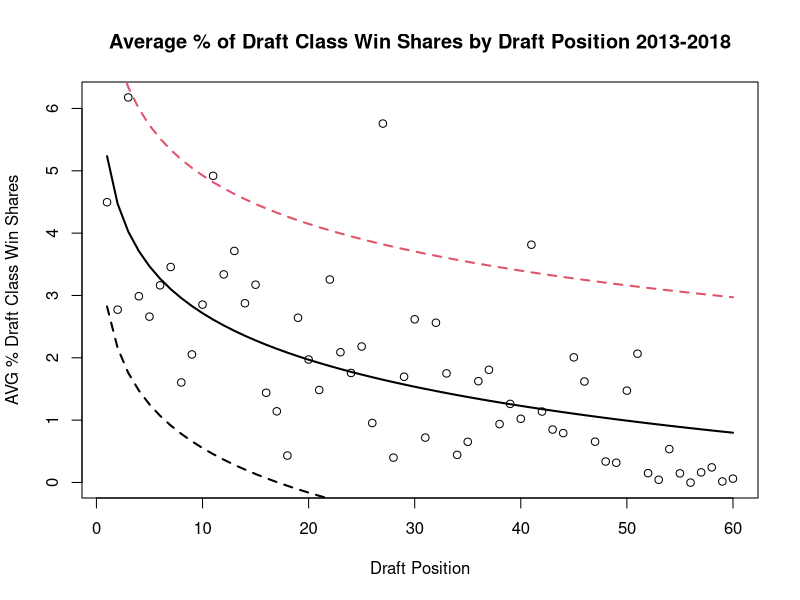
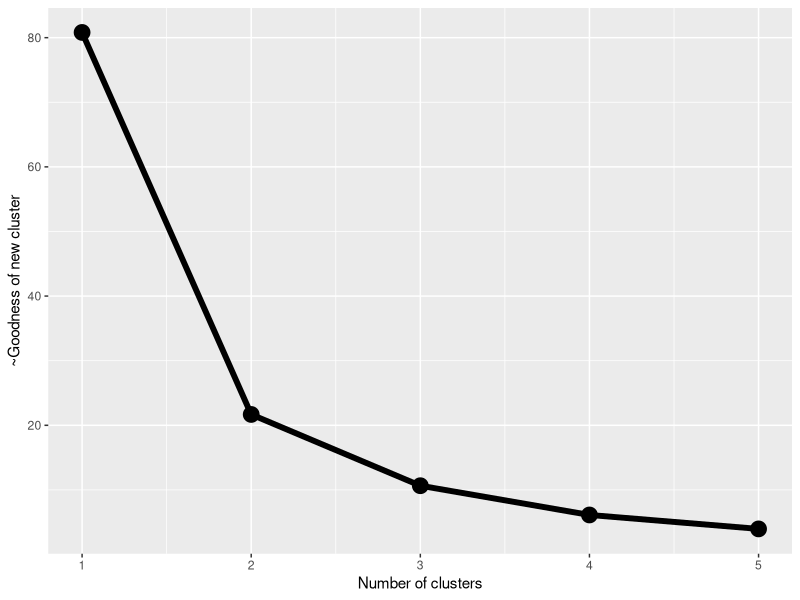
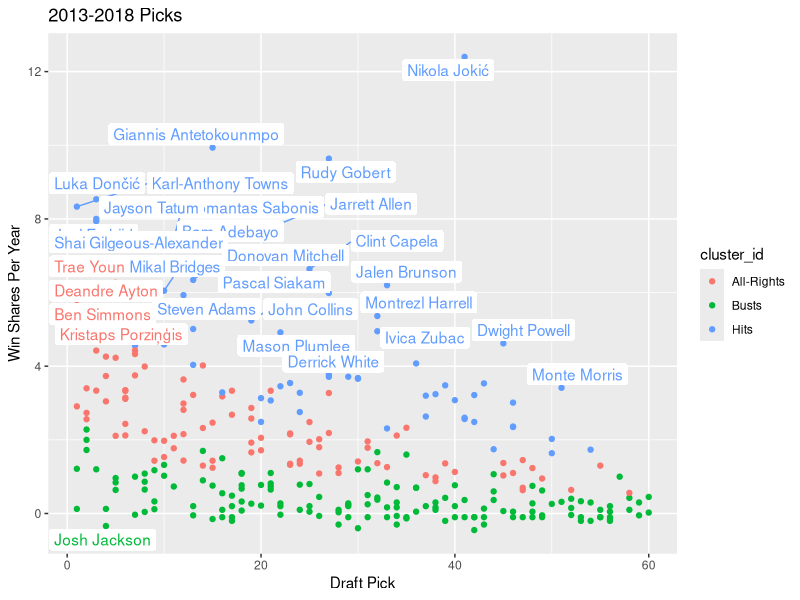
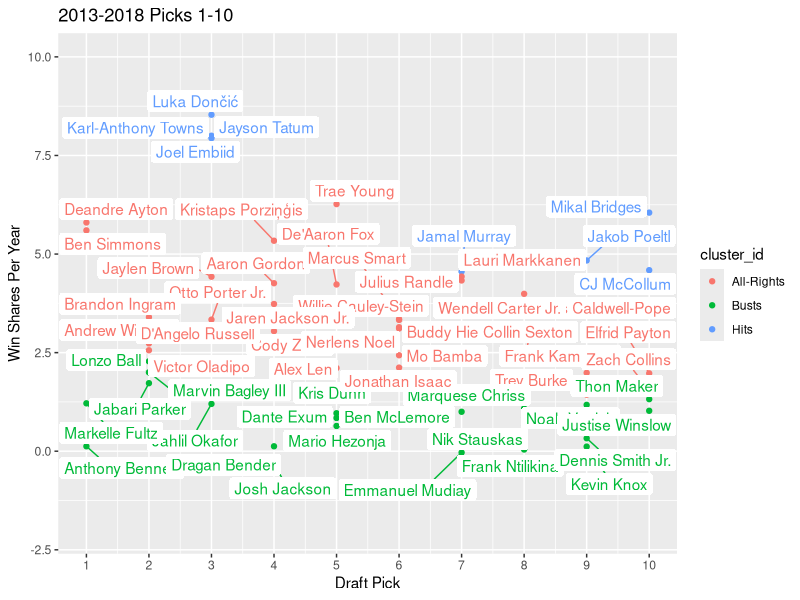
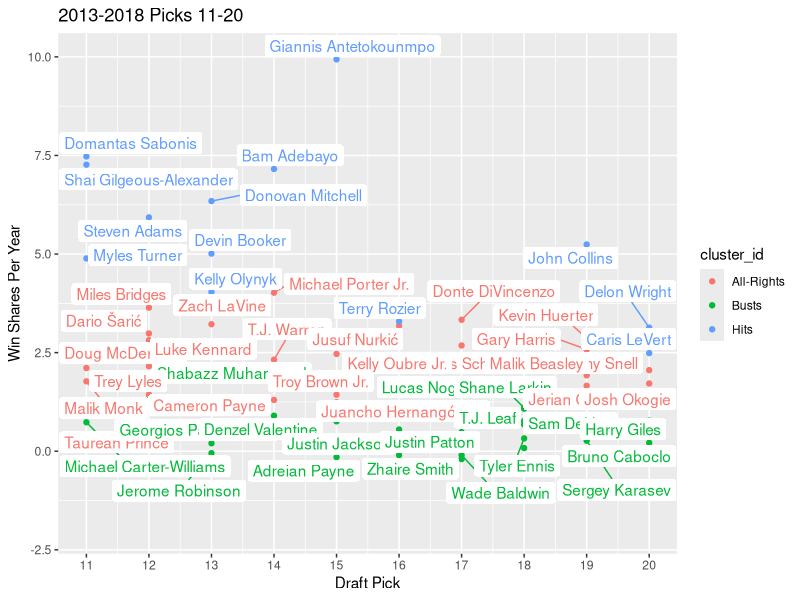
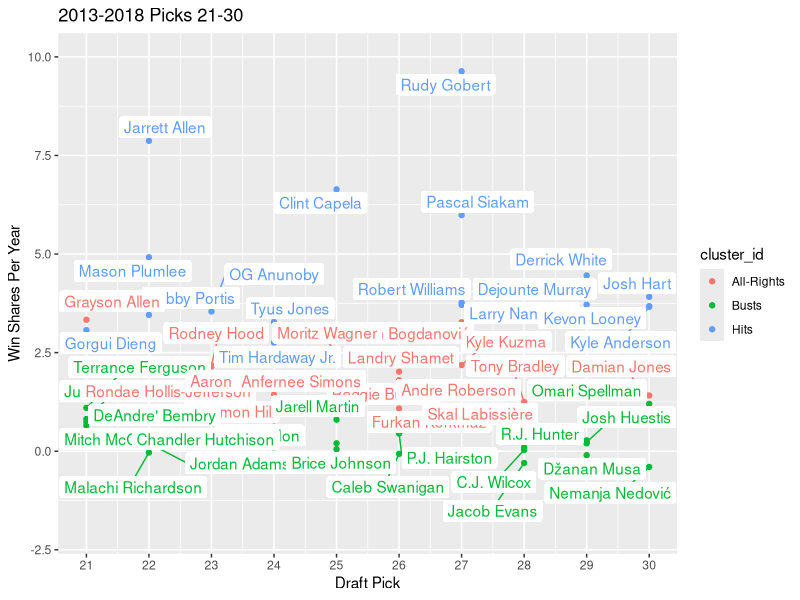
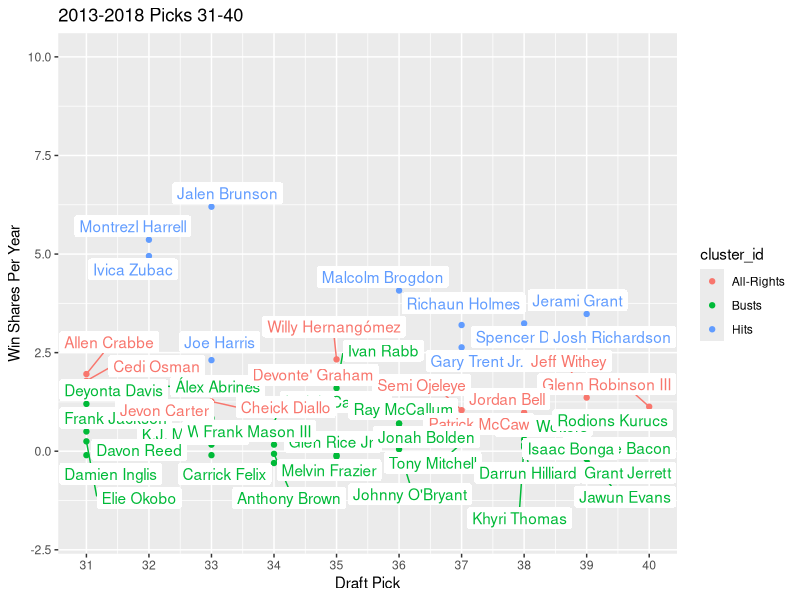
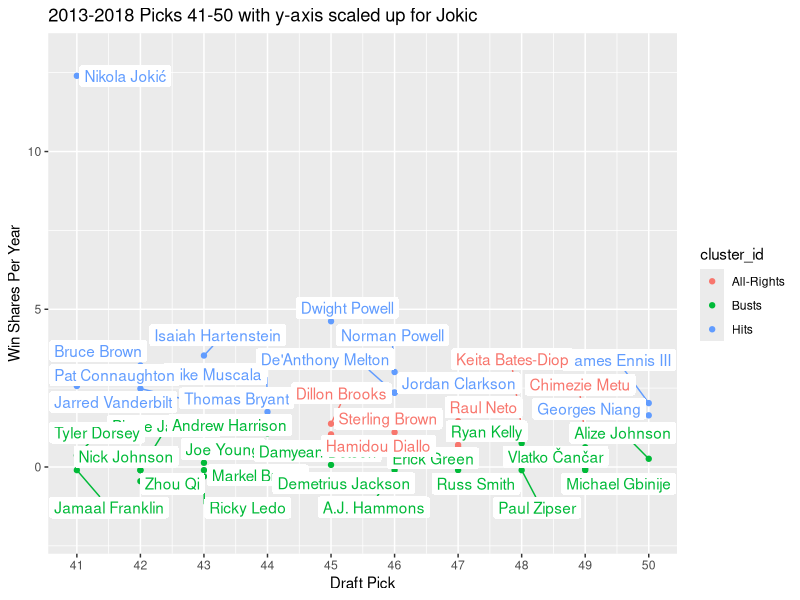

Reproduce these figures in R, in order.
## ---- chunk 1
library(plyr)
library(tidyverse)
library(knitr)
library(ggrepel) 
## ---- chunk 2

draftdata<-read_csv("2013_2023_NBA_PLY_DRAFT.csv")

cols=c("Pk","Yrs","G","MP","PTS","TRB","AST","FGP","F3P","FTP","MPG","PPG","RPG","APG","WS","WS_48","BPM","VORP")
draftdata[ , cols] <- apply(draftdata[ , cols,drop=F], 2,           
                    function(x) as.numeric(as.character(x)))

draftdata$GPY <- draftdata$G/draftdata$Yrs
draftdata$VPY <- draftdata$VORP/draftdata$Yrs
draftdata$PRA <- draftdata$PPG+draftdata$APG+draftdata$RPG
draftdata$WS_YR <-draftdata$WS/draftdata$Yrs
draftdata$WS_YR[draftdata$WS_YR == 0] <- -.1 #THIS IS TO AVOID DIVIDING BY 0 LATER, OUGHT TO BE FINE, THIS MAY HAVE BECOMOME OBSOLETE AS I CHANGED EQUATIONS LATER 
draftdata <- filter(draftdata,year<2019)#players who are younger in their careers cannot be evaluated yet...
draftdata %>% drop_na() ->draftdata
draftdata$YrsRate <- draftdata$Yrs/(2024-draftdata$year)
sums <- ddply(draftdata,.(year),summarize,sum=sum(WS))
draftdata$Shares <-  draftdata$WS/merge(draftdata, sums)$sum #% of WS from that players draft class!
kable(head(draftdata))  
  

## ---- chunk 3

sums <- ddply(draftdata,.(year),summarize,sum=sum(WS))

draftdata$WS_YR[draftdata$WS_YR == 0] <- -.1
draftdata$Shares <-  draftdata$WS/merge(draftdata, sums)$sum


means <- sapply(split(draftdata$Shares, draftdata$Pk), mean)




datamean <-data.frame(means)
datamean$Pk <- seq(1, 60, 1)
data <- data.frame(dependent = datamean$means, independent = datamean$Pk)
model <- lm(dependent ~ log(independent), data = data)





#summary(model) hide for the html, i looked it looks good, model is solid!

predictionsShares <- predict(model,
                        data = data,
                        interval = "prediction",
                        leve = 0.95)

plot(data$independent, (exp(data$dependent)-1)*100,xlab='Draft Position',ylab="AVG % Draft Class Win Shares",main="Average % of Draft Class Win Shares by Draft Position 2013-2018") #undo the log for the html display, but keep the data log transformed
lines(100*(exp(predictionsShares[, 1])-1) ~ data$independent, lwd = 2)
matlines(data$independent, 100*(exp(predictionsShares[, 2:3])-1), lty = 2, lwd = 2)

## ---- chunk 4
draftdata$true <- log(draftdata$Shares / (predictionsShares[draftdata$Pk,1])+1) #the training data for k-means


n_clusters <- 5

wss <- numeric(n_clusters)

set.seed(5231235)


for (i in 1:n_clusters) {
  km.out <- kmeans(draftdata$true, centers = i, nstart = 20)
  wss[i] <- km.out$tot.withinss
}

wss_df <- tibble(clusters = 1:n_clusters, wss = wss)
 
plot_cluster <- ggplot(wss_df, aes(x = clusters, y = wss, group = 1)) +
    geom_point(size = 5)+
    geom_line(size=2) +
    scale_x_continuous(breaks = seq(1:10)) +
    xlab('Number of clusters')+ylab("~Goodness of new cluster")
plot_cluster



## ---- chunk 5

km.out <- kmeans(draftdata$true, centers = 3, nstart = 40)

draftdata$cluster_id <- factor(km.out$cluster)


draftdata$cluster_id <- str_replace_all(draftdata$cluster_id, "1", "All-Rights")
draftdata$cluster_id <- str_replace_all(draftdata$cluster_id, "2", "Busts")
draftdata$cluster_id <- str_replace_all(draftdata$cluster_id, "3", "Hits")

## ---- chunk 6
ggplot(draftdata, aes(Pk,WS_YR, color = cluster_id)) +
    geom_point(alpha = 1) + scale_x_continuous(name="Draft Pick", limits=c(1, 60)) +
  scale_y_continuous(name="Win Shares Per Year") + geom_label_repel(aes(label = Player),box.padding = .05,label.padding = .25,label.size = 0,point.padding = 0, show_guide = F)+ggtitle(label="2013-2018 Picks")
## ---- chunk 7
ggplot(draftdata, aes(Pk,WS_YR, color = cluster_id)) +
    geom_point(alpha = 1) + scale_x_continuous(name="Draft Pick", limits=c(1, 10),n.breaks = 10) +
  scale_y_continuous(name="Win Shares Per Year",limits=c(-2,10)) + geom_label_repel(aes(label = Player),box.padding = .05,label.padding = .25,label.size = 0,point.padding = 0, show_guide = F)+ggtitle(label="2013-2018 Picks 1-10")

ggplot(draftdata, aes(Pk,WS_YR, color = cluster_id)) +
    geom_point(alpha = 1) + scale_x_continuous(name="Draft Pick", limits=c(11, 20),n.breaks = 10) +
  scale_y_continuous(name="Win Shares Per Year",limits=c(-2,10)) + geom_label_repel(aes(label = Player),box.padding = .05,label.padding = .25,label.size = 0,point.padding = 0, show_guide = F)+ggtitle(label="2013-2018 Picks 11-20")

ggplot(draftdata, aes(Pk,WS_YR, color = cluster_id)) +
    geom_point(alpha = 1) + scale_x_continuous(name="Draft Pick", limits=c(21, 30),n.breaks = 10) +
  scale_y_continuous(name="Win Shares Per Year",limits=c(-2,10)) + geom_label_repel(aes(label = Player),box.padding = .05,label.padding = .25,label.size = 0,point.padding = 0, show_guide = F)+ggtitle(label="2013-2018 Picks 21-30")

ggplot(draftdata, aes(Pk,WS_YR, color = cluster_id)) +
    geom_point(alpha = 1) + scale_x_continuous(name="Draft Pick", limits=c(31, 40),n.breaks = 10) +
  scale_y_continuous(name="Win Shares Per Year",limits=c(-2,10)) + geom_label_repel(aes(label = Player),box.padding = .05,label.padding = .25,label.size = 0,point.padding = 0, show_guide = F)+ggtitle(label="2013-2018 Picks 31-40")

ggplot(draftdata, aes(Pk,WS_YR, color = cluster_id)) +
    geom_point(alpha = 1) + scale_x_continuous(name="Draft Pick", limits=c(41, 50),n.breaks = 10) +
  scale_y_continuous(name="Win Shares Per Year",limits=c(-2,13)) + geom_label_repel(aes(label = Player),box.padding = .05,label.padding = .25,label.size = 0,point.padding = 0, show_guide = F)+ggtitle(label="2013-2018 Picks 41-50 with y-axis scaled up for Jokic")

ggplot(draftdata, aes(Pk,WS_YR, color = cluster_id)) +
    geom_point(alpha = 1) + scale_x_continuous(name="Draft Pick", limits=c(51, 60),n.breaks = 10) +
  scale_y_continuous(name="Win Shares Per Year",limits=c(-2,10)) + geom_label_repel(aes(label = Player),box.padding = .05,label.padding = .25,label.size = 0,point.padding = 0, show_guide = F)+ggtitle(label="2013-2018 Picks 51-60")

## ---- chunk 8
ggplot(filter(draftdata,year==2013   ) , aes(Pk,WS_YR, color = cluster_id)) +
    geom_point(alpha = 1) + scale_x_continuous(name="Draft Pick",limits = c(1,30),n.breaks = 6) +
  scale_y_continuous(name="Win Shares Per Year",limits=c(-2,10)) + geom_label_repel(aes(label = Player),box.padding = .05,label.padding = .25,label.size = 0,point.padding = 0, show_guide = F)+ggtitle(label="2013 Round 1")

ggplot(filter(draftdata,year==2013   ) , aes(Pk,WS_YR, color = cluster_id)) +
    geom_point(alpha = 1) + scale_x_continuous(name="Draft Pick", limits=c(31, 60),n.breaks = 6) +
  scale_y_continuous(name="Win Shares Per Year",limits=c(-2,10)) + geom_label_repel(aes(label = Player),box.padding = .05,label.padding = .25,label.size = 0,point.padding = 0, show_guide = F) +ggtitle(label="2013 Round 2")

ggplot(filter(draftdata,year==2014   ) , aes(Pk,WS_YR, color = cluster_id)) +
    geom_point(alpha = 1) + scale_x_continuous(name="Draft Pick", limits=c(1, 30),n.breaks = 6) +
  scale_y_continuous(name="Win Shares Per Year",limits=c(-2,10)) + geom_label_repel(aes(label = Player),box.padding = .05,label.padding = .25,label.size = 0,point.padding = 0, show_guide = F)+ggtitle(label="2014 Round 1")

ggplot(filter(draftdata,year==2014   ) , aes(Pk,WS_YR, color = cluster_id)) +
    geom_point(alpha = 1) + scale_x_continuous(name="Draft Pick", limits=c(31, 60),n.breaks = 6) +
  scale_y_continuous(name="Win Shares Per Year",limits=c(-2,13)) + geom_label_repel(aes(label = Player),box.padding = .05,label.padding = .25,label.size = 0,point.padding = 0, show_guide = F) +ggtitle(label="2014 Round 2 with y axis scaled up for Jokic") #lol jokic keeps going off the graph

ggplot(filter(draftdata,year==2015   ) , aes(Pk,WS_YR, color = cluster_id)) +
    geom_point(alpha = 1) + scale_x_continuous(name="Draft Pick", limits=c(1, 30),n.breaks = 6) +
  scale_y_continuous(name="Win Shares Per Year",limits=c(-2,10)) + geom_label_repel(aes(label = Player),box.padding = .05,label.padding = .25,label.size = 0,point.padding = 0, show_guide = F)+ggtitle(label="2015 Round 1")

ggplot(filter(draftdata,year==2015   ) , aes(Pk,WS_YR, color = cluster_id)) +
    geom_point(alpha = 1) + scale_x_continuous(name="Draft Pick", limits=c(31, 60),n.breaks = 6) +
  scale_y_continuous(name="Win Shares Per Year",limits=c(-2,10)) + geom_label_repel(aes(label = Player),box.padding = .05,label.padding = .25,label.size = 0,point.padding = 0, show_guide = F) +ggtitle(label="2015 Round 2")

ggplot(filter(draftdata,year==2016   ) , aes(Pk,WS_YR, color = cluster_id)) +
    geom_point(alpha = 1) + scale_x_continuous(name="Draft Pick", limits=c(1, 30),n.breaks = 6) +
  scale_y_continuous(name="Win Shares Per Year",limits=c(-2,10)) + geom_label_repel(aes(label = Player),box.padding = .05,label.padding = .25,label.size = 0,point.padding = 0, show_guide = F)+ggtitle(label="2016 Round 1")

ggplot(filter(draftdata,year==2016   ) , aes(Pk,WS_YR, color = cluster_id)) +
    geom_point(alpha = 1) + scale_x_continuous(name="Draft Pick", limits=c(31, 60),n.breaks = 6) +
  scale_y_continuous(name="Win Shares Per Year",limits=c(-2,10)) + geom_label_repel(aes(label = Player),box.padding = .05,label.padding = .25,label.size = 0,point.padding = 0, show_guide = F) +ggtitle(label="2016 Round 2")

ggplot(filter(draftdata,year==2017   ) , aes(Pk,WS_YR, color = cluster_id)) +
    geom_point(alpha = 1) + scale_x_continuous(name="Draft Pick", limits=c(1, 30),n.breaks = 6) +
  scale_y_continuous(name="Win Shares Per Year",limits=c(-2,10)) + geom_label_repel(aes(label = Player),box.padding = .05,label.padding = .25,label.size = 0,point.padding = 0, show_guide = F)+ggtitle(label="2017 Round 1")

ggplot(filter(draftdata,year==2017   ) , aes(Pk,WS_YR, color = cluster_id)) +
    geom_point(alpha = 1) + scale_x_continuous(name="Draft Pick", limits=c(31, 60),n.breaks = 6) +
  scale_y_continuous(name="Win Shares Per Year",limits=c(-2,10)) + geom_label_repel(aes(label = Player),box.padding = .05,label.padding = .25,label.size = 0,point.padding = 0, show_guide = F) +ggtitle(label="2017 Round 2")

ggplot(filter(draftdata,year==2018   ) , aes(Pk,WS_YR, color = cluster_id)) +
    geom_point(alpha = 1) + scale_x_continuous(name="Draft Pick", limits=c(1, 30),n.breaks = 6) +
  scale_y_continuous(name="Win Shares Per Year",limits=c(-2,10)) + geom_label_repel(aes(label = Player),box.padding = .05,label.padding = .25,label.size = 0,point.padding = 0, show_guide = F)+ggtitle(label="2018 Round 1")

ggplot(filter(draftdata,year==2018   ) , aes(Pk,WS_YR, color = cluster_id)) +
    geom_point(alpha = 1) + scale_x_continuous(name="Draft Pick", limits=c(31, 60),n.breaks = 6) +
  scale_y_continuous(name="Win Shares Per Year",limits=c(-2,10)) + geom_label_repel(aes(label = Player),box.padding = .05,label.padding = .25,label.size = 0,point.padding = 0, show_guide = F) +ggtitle(label="2018 Round 2")
